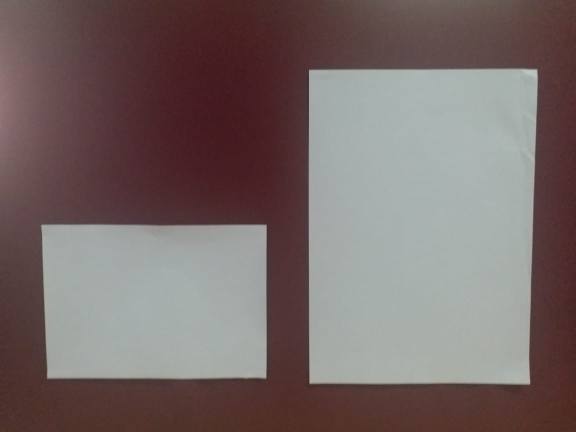
#> input picture Image/hg.jpeg, 1152 x 864 px, found by its file name (shown at 1/2 size)
$ python 'sample_Perspective -correction.py'
#> lines starting #> are read from the running program, lines starting #| are printed output that depends on the picture; after the words box and inside, x2 and y2 are one past the last pixel; in counts of white or black regions, pixels touching at a corner belong together
import matplotlib.pyplot as plt
import cv2
import numpy as np
from PIL import Image
from cv2 import CAP_IMAGES

#Load the images
image = cv2.imread("/home/dhanalaxmi/workspace/AI/Height_detection/image/object/hg.jpeg")
#> image is the input picture: shape (864, 1152, 3); mean B, G, R 103.6, 104.5, 118.9
im=cv2.imread("/home/dhanalaxmi/workspace/AI/Height_detection/image/object/hg1.jpeg")
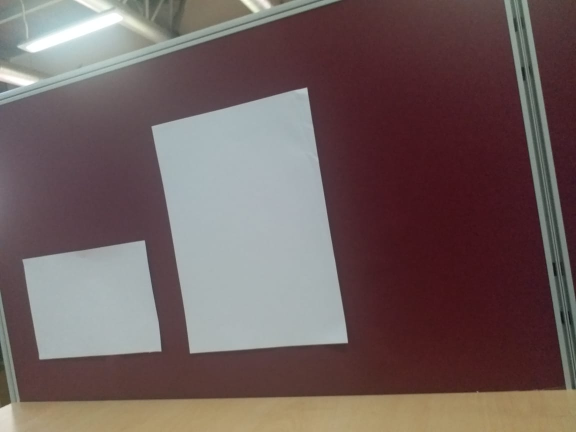
#> input picture Image/hg1.jpeg, 1152 x 864 px, found by its file name (shown at 1/2 size)
#> im is the input picture: shape (864, 1152, 3); mean B, G, R 93.4, 94.4, 112
#Corner coordinates
image_corner = np.float32([[81,447], [532,447], [94,756],[531,758]])
cv2.circle(image, (81,447), 8, (255, 0, 0), 5)
#> image: shape (864, 1152, 3); 0.03% of pixels changed, all inside (x1, y1, x2, y2) = (70, 436, 93, 459)
cv2.circle(image, (532,447), 8, (255, 0, 0), 5)
#> image: shape (864, 1152, 3); mean B, G, R 103.7, 104.5, 118.8
cv2.circle(image, (94,756), 8, (255, 0, 0), 5)
#> image: shape (864, 1152, 3); mean B, G, R 103.8, 104.4, 118.8
cv2.circle(image, (531,758), 8, (255, 0, 0), 5)
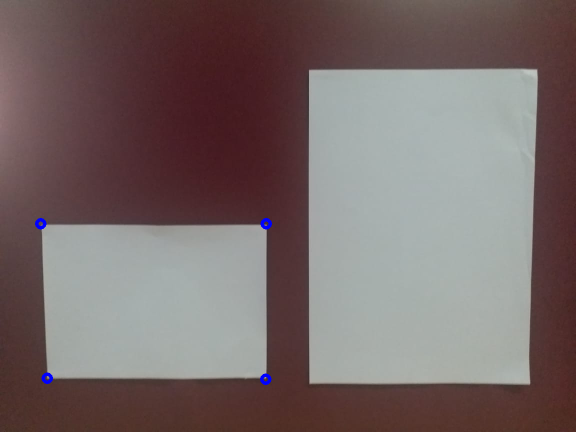
#> image: shape (864, 1152, 3) (shown at 1/2 size); mean B, G, R 103.8, 104.4, 118.7
plt.imshow(cv2.cvtColor(image,cv2.COLOR_BGR2RGB))
plt.show()

im_corner = np.float32([[43,517], [288,480], [77,718], [322,703]])
cv2.circle(im, (43,517), 8, (255, 0, 0), 5)
#> im: shape (864, 1152, 3); 0.03% of pixels changed, all inside (x1, y1, x2, y2) = (32, 506, 55, 529)
cv2.circle(im, (288,480), 8, (255, 0, 0), 5)
#> im: shape (864, 1152, 3); mean B, G, R 93.5, 94.3, 111.9
cv2.circle(im, (77,718), 8, (255, 0, 0), 5)
#> im: shape (864, 1152, 3); mean B, G, R 93.6, 94.3, 111.9
cv2.circle(im, (322,703), 8, (255, 0, 0), 5)
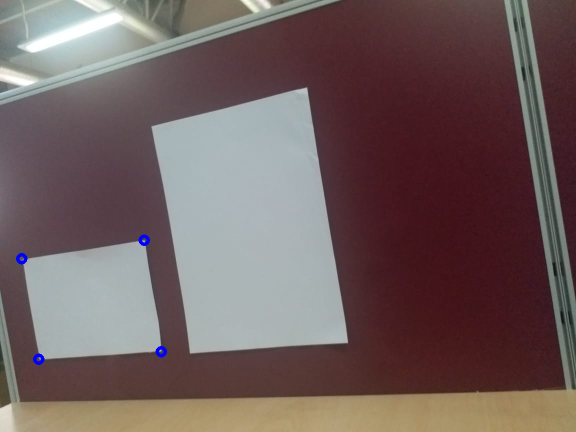
#> im: shape (864, 1152, 3) (shown at 1/2 size); mean B, G, R 93.6, 94.2, 111.9

plt.imshow(cv2.cvtColor(im,cv2.COLOR_BGR2RGB))
plt.show()

#Homography matrix
h, mask = cv2.findHomography(im_corner,image_corner)

out = cv2.warpPerspective(im, h, (1000,1000))
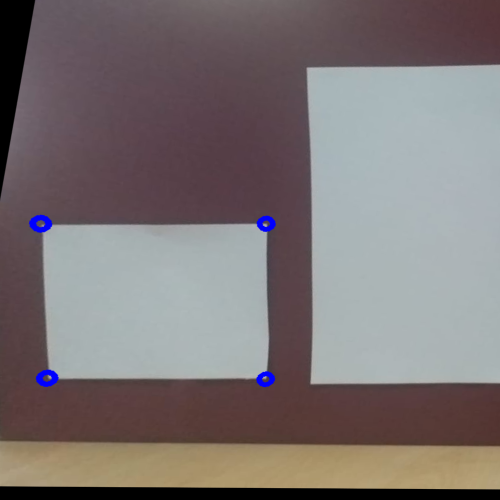
#> out: shape (1000, 1000, 3) (shown at 1/2 size); mean B, G, R 115.9, 115.5, 123.7

#Shoe the image
plt.imshow(cv2.cvtColor(out,cv2.COLOR_BGR2RGB))
plt.show()
